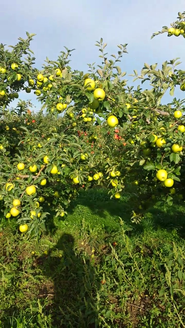
#> input picture data/train/images/img_002.png, 185 x 328 px, shrunk from 720 x 1280 before the run, found by its file name; its folder holds only this picture in this run
$ python percentiles.py
#> lines starting #> are read from the running program, lines starting #| are printed output that depends on the picture
import os
import json
import cv2
import numpy as np
import matplotlib.pyplot as plt

TRAIN_IMAGES_DIR = "data/train/images"
PARAMS_PATH = "data/preprocess_params.json"
PLOT_PATH = "eda/train_b99_calibration.png"


def extract_train_percentiles(
    images_dir: str,
    percentile: int
) -> tuple[list[str], np.ndarray, np.ndarray, np.ndarray]:
    """Computes 99th percentile of a* and b* channels for every image in images_dir."""
#> called with images_dir = 'data/train/images', percentile = 99
    filenames, a_p99_list, b_p99_list, is_red_list = [], [], [], []

    for fname in sorted(os.listdir(images_dir)):
        if not fname.endswith(".png"):
            continue

        img_bgr = cv2.imread(os.path.join(images_dir, fname), cv2.IMREAD_COLOR)
#> img_bgr is the input picture: shape (328, 185, 3); mean B, G, R 81.2, 124.9, 113.5
        img_lab = cv2.cvtColor(img_bgr, cv2.COLOR_BGR2LAB)
#> img_lab: shape (328, 185, 3); mean of channels 0, 1, 2 126.1, 117.2, 150
        img_smooth = cv2.bilateralFilter(img_lab, d=9, sigmaColor=25, sigmaSpace=50)
#> img_smooth: shape (328, 185, 3); mean of channels 0, 1, 2 126.1, 117.2, 150

        filenames.append(fname)
        a_p99_list.append(np.percentile(img_smooth[:, :, 1], percentile))
        b_p99_list.append(np.percentile(img_smooth[:, :, 2], percentile))

        img_id = int(fname.split("_")[1].split(".")[0])
        is_red_list.append(img_id >= 66)

    return (
        filenames,
        np.array(a_p99_list),
        np.array(b_p99_list),
        np.array(is_red_list, dtype=bool),
    )


def build_calibration_figure(
    filenames: list[str],
    a_p99: np.ndarray,
    b_p99: np.ndarray,
    is_red: np.ndarray,
    percentile: int,
    thresh: float | None = None,
    interactive: bool = False,

) -> plt.Figure:
    """Builds histogram and 2D feature space plots with optional hover tooltips."""
    fig, axes = plt.subplots(1, 2, figsize=(13, 5))
    names_arr = np.array(filenames)

    # Left: 99th percentile distribution of channel b*
    bins = np.arange(np.floor(b_p99.min()) - 1, np.ceil(b_p99.max()) + 2, 1.5)
    axes[0].hist(
        b_p99[~is_red], bins=bins, color="#4daf4a", alpha=0.75, edgecolor="black", label="Green apples (id < 66)"
    )
    axes[0].hist(
        b_p99[is_red], bins=bins, color="#e41a1c", alpha=0.75, edgecolor="black", label="Red apples (id >= 66)"
    )
    if thresh is not None:
        axes[0].axvline(thresh, color="black", linestyle="--", linewidth=2, label=f"Threshold b* = {thresh:.2f}")
    axes[0].set_title(f"{percentile}th Percentile Distribution of Channel b* (Train Set)")
    axes[0].set_xlabel(f"b* intensity ({percentile}th percentile)")
    axes[0].set_ylabel("Number of images")
    axes[0].grid(True, alpha=0.3)
    axes[0].legend()

    # Right: 2D Feature space (a* vs b* at 99th percentile)
    sc_green = axes[1].scatter(
        a_p99[~is_red], b_p99[~is_red], color="#4daf4a", edgecolor="black", s=45, alpha=0.85, label="Green apples"
    )
    sc_red = axes[1].scatter(
        a_p99[is_red], b_p99[is_red], color="#e41a1c", edgecolor="black", s=45, alpha=0.85, label="Red apples"
    )
    if thresh is not None:
        axes[1].axhline(
            thresh, color="black", linestyle="--", linewidth=2, label=f"Decision boundary (b* = {thresh:.2f})"
        )
    axes[1].set_title(f"2D Feature Space (a* vs b* at {percentile}th Percentile - Train Set)")
    axes[1].set_xlabel("a* intensity (green -> red)")
    axes[1].set_ylabel("b* intensity (blue -> yellow)")
    axes[1].grid(True, alpha=0.3)
    axes[1].legend()

    if interactive:
        green_names = names_arr[~is_red]
        red_names = names_arr[is_red]

        annot = axes[1].annotate(
            "",
            xy=(0, 0),
            xytext=(12, 12),
            textcoords="offset points",
            bbox=dict(boxstyle="round,pad=0.4", fc="white", ec="black", alpha=0.92),
            arrowprops=dict(arrowstyle="->", color="black"),
            fontsize=9,
            zorder=10,
        )
        annot.set_visible(False)

        def on_hover(event) -> None:
            if event.inaxes != axes[1]:
                if annot.get_visible():
                    annot.set_visible(False)
                    fig.canvas.draw_idle()
                return

            matched_labels = []
            target_pos = None

            for sc, subset_names in ((sc_green, green_names), (sc_red, red_names)):
                contained, ind = sc.contains(event)
                if contained:
                    if target_pos is None:
                        target_pos = sc.get_offsets()[ind["ind"][0]]
                    for idx in ind["ind"]:
                        matched_labels.append(subset_names[idx])

            if matched_labels and target_pos is not None:
                annot.xy = target_pos
                x_mid = 0.5 * sum(axes[1].get_xlim())
                annot.set_position((-125, 12) if target_pos[0] > x_mid else (12, 12))

                header = f"(a*={target_pos[0]:.1f}, b*={target_pos[1]:.1f})"
                annot.set_text(header + "\n" + "\n".join(matched_labels))
                annot.set_visible(True)
                fig.canvas.draw_idle()
            elif annot.get_visible():
                annot.set_visible(False)
                fig.canvas.draw_idle()

        fig.canvas.mpl_connect("motion_notify_event", on_hover)

    plt.tight_layout()
    return fig


if __name__ == "__main__":
    PERCENTILE = 99

    filenames, a_p99, b_p99, is_red = extract_train_percentiles(TRAIN_IMAGES_DIR, percentile=PERCENTILE)
#> filenames = ['img_002.png']; a_p99 = [130]; b_p99 = [207]; is_red = [False]

    # 1. Show interactive distribution with hover labels so you can inspect outliers
    fig_raw = build_calibration_figure(filenames, a_p99, b_p99, is_red, thresh=None, interactive=True, percentile=PERCENTILE)
    plt.show()
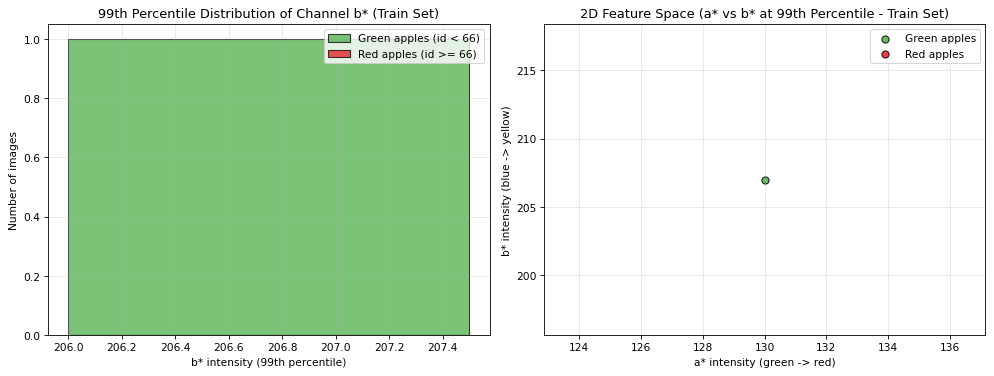
#> figure drawn by matplotlib, 2 panels
    plt.close(fig_raw)

    # 2. Enter your chosen threshold in the terminal
    chosen_t = float(input("Introduce el umbral elegido para b* (percentil 99): "))
#> the answer given: 3
    train_acc = float(np.mean((b_p99 < chosen_t) == is_red))
#> train_acc = 1

    # 3. Save clean final plot with your boundary and store parameter in JSON
    os.makedirs(os.path.dirname(PLOT_PATH), exist_ok=True)
    os.makedirs(os.path.dirname(PARAMS_PATH), exist_ok=True)

    fig_final = build_calibration_figure(filenames, a_p99, b_p99, is_red, percentile = PERCENTILE, thresh=chosen_t, interactive=False)
    fig_final.savefig(PLOT_PATH, dpi=300)
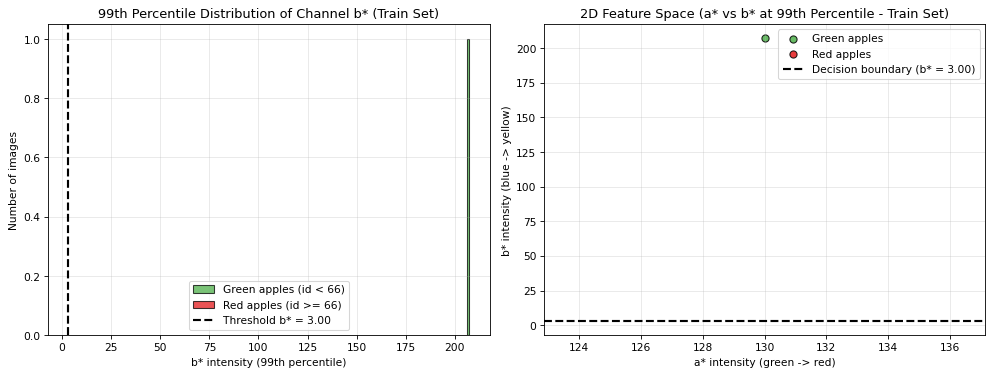
#> figure drawn by matplotlib, 2 panels
    plt.close(fig_final)

    with open(PARAMS_PATH, "w") as f:
        json.dump({"b_p99_thresh": chosen_t, "train_accuracy": train_acc}, f, indent=2)

    print(f"Umbral guardado: {chosen_t:.2f} | Acierto resultante en Train: {train_acc * 100:.2f}%")
#| Umbral guardado: 3.00 | Acierto resultante en Train: 100.00%
    print(f"Gráfica guardada en {PLOT_PATH}")

$ run again, on data/train/images/img_014.png
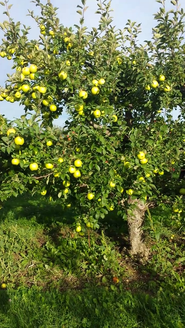
#> input picture data/train/images/img_014.png, 185 x 328 px, shrunk from 720 x 1280 before the run, found by its file name
#> in extract_train_percentiles, img_bgr is the input picture: shape (328, 185, 3); mean B, G, R 63.2, 113.5, 101.8
#> img_lab: shape (328, 185, 3); mean of channels 0, 1, 2 114.3, 115.7, 153.5
#> img_smooth: shape (328, 185, 3); mean of channels 0, 1, 2 114.1, 115.6, 153.5
#> filenames = ['img_014.png']; a_p99 = [129]; b_p99 = [202]; is_red = [False]
#> `plt.show()`:
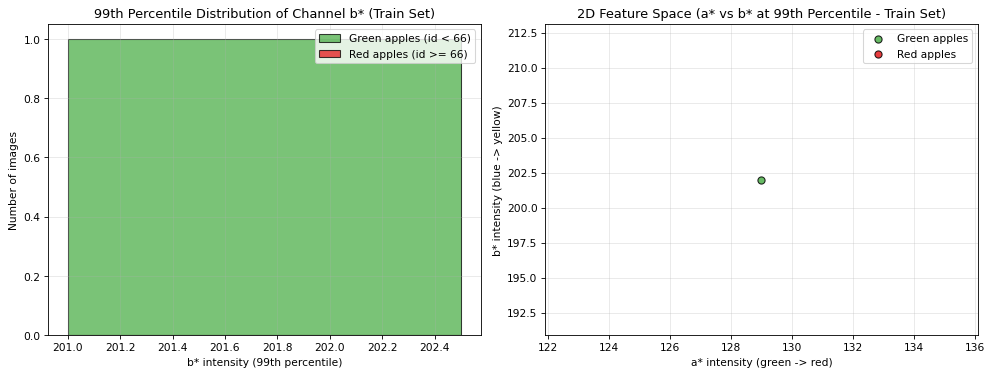
#> figure drawn by matplotlib, 2 panels
#> train_acc = 1
#> `fig_final.savefig(PLOT_PATH, dpi=300)`:
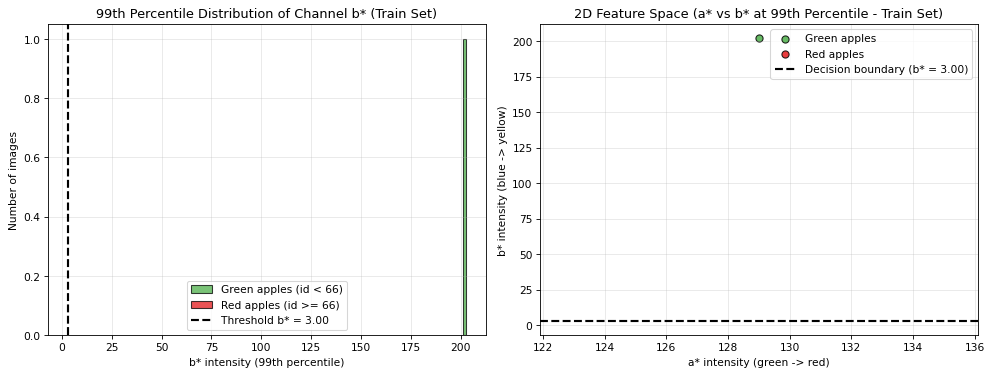
#> figure drawn by matplotlib, 2 panels
#| Umbral guardado: 3.00 | Acierto resultante en Train: 100.00%

$ run again, on data/train/images/img_015.png
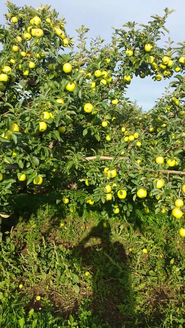
#> input picture data/train/images/img_015.png, 185 x 328 px, shrunk from 720 x 1280 before the run, found by its file name
#> in extract_train_percentiles, img_bgr is the input picture: shape (328, 185, 3); mean B, G, R 67, 120.7, 110.5
#> img_lab: shape (328, 185, 3); mean of channels 0, 1, 2 121.8, 116.1, 155.2
#> img_smooth: shape (328, 185, 3); mean of channels 0, 1, 2 121.7, 116.1, 155.2
#> filenames = ['img_015.png']; a_p99 = [130]; b_p99 = [206]; is_red = [False]
#> `plt.show()`:
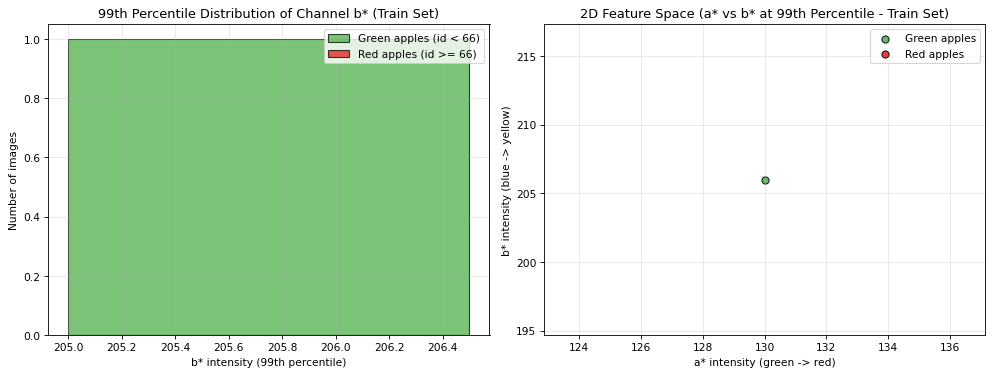
#> figure drawn by matplotlib, 2 panels
#> train_acc = 1
#> `fig_final.savefig(PLOT_PATH, dpi=300)`:
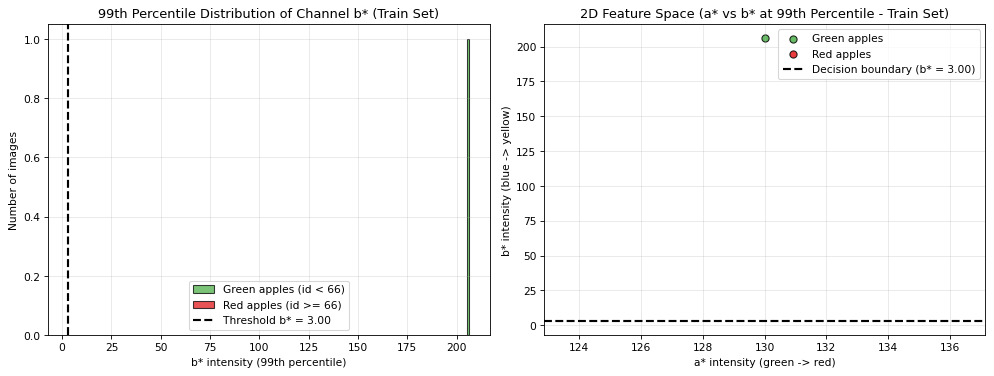
#> figure drawn by matplotlib, 2 panels
#| Umbral guardado: 3.00 | Acierto resultante en Train: 100.00%

$ run again, on data/train/images/img_019.png
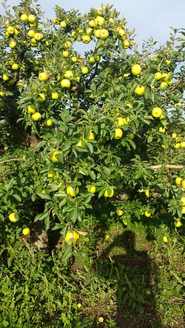
#> input picture data/train/images/img_019.png, 185 x 328 px, shrunk from 720 x 1280 before the run, found by its file name
#> in extract_train_percentiles, img_bgr is the input picture: shape (328, 185, 3); mean B, G, R 60.2, 116.5, 105.3
#> img_lab: shape (328, 185, 3); mean of channels 0, 1, 2 117.1, 115.3, 156.2
#> img_smooth: shape (328, 185, 3); mean of channels 0, 1, 2 117, 115.2, 156.3
#> filenames = ['img_019.png']; a_p99 = [130]; b_p99 = [206]; is_red = [False]
#> `plt.show()`:
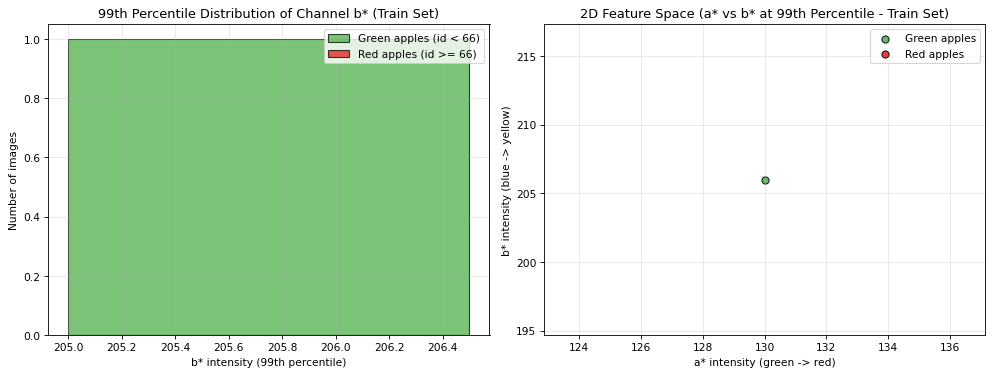
#> figure drawn by matplotlib, 2 panels
#> train_acc = 1
#> `fig_final.savefig(PLOT_PATH, dpi=300)`:
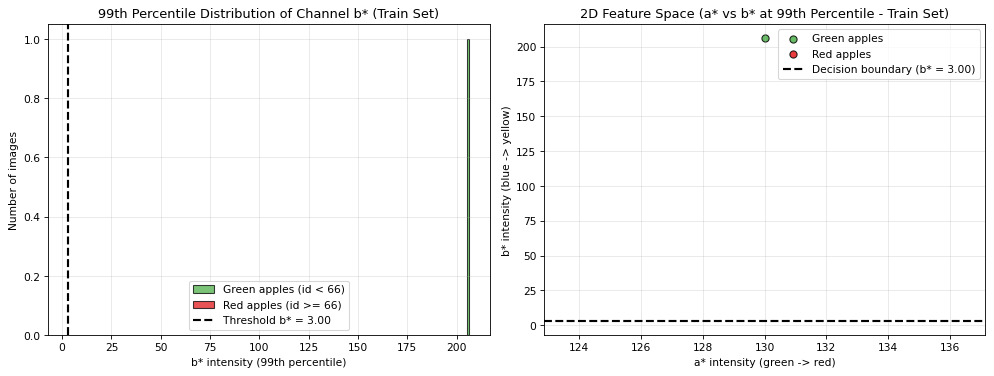
#> figure drawn by matplotlib, 2 panels
#| Umbral guardado: 3.00 | Acierto resultante en Train: 100.00%
